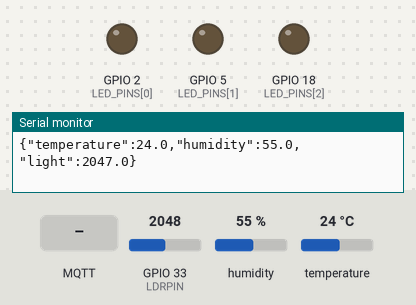
Bench run of a sketch on a simulated ESP32. Parts: output pins drawn as LEDs (lit = HIGH), the last lines printed to the serial monitor. Dashed ring = blinking. The inputs (shaded band) are chosen by the test bench; at power-on: humidity 55 %, GPIO 33 (LDRPIN) = 2048, temperature 24 °C (analog values on the 0–4095 scale). WiFi joins after 1.5 s; servers stay silent unless stated; EEPROM starts erased; no MQTT or app messages arrive unless stated.

Above: at 2.8 s.
2.9 s: humidity set to 79 %
5.2 s: humidity set to 82 %
At 9.4 s:
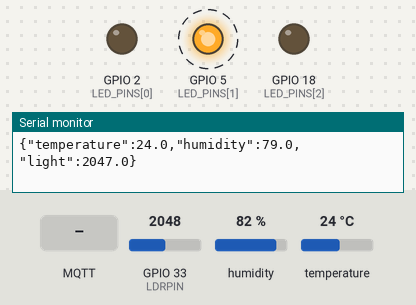
12.5 s: GPIO 33 (LDRPIN) set to 1148
16.0 s: GPIO 33 (LDRPIN) set to 1058
At 17.4 s:
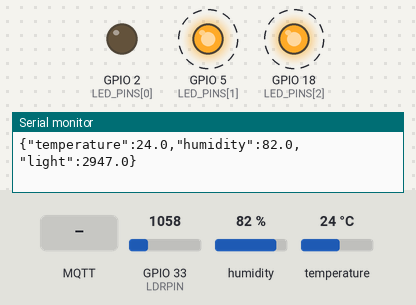
20.5 s: MQTT message "ON" arrives on the first subscribed topic
At 21.4 s:
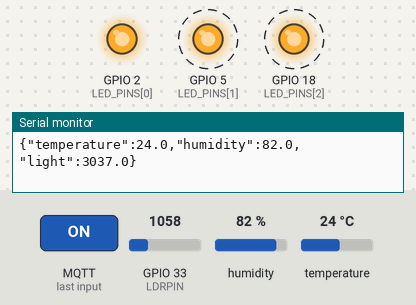
24.0 s: humidity set to 22 %
At 24.8 s:
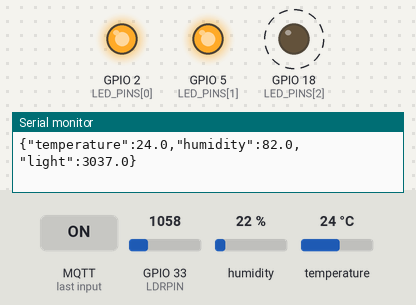
Timing chart, 0 to 30.0 s (numbered marks = the images above; inputs shaded):
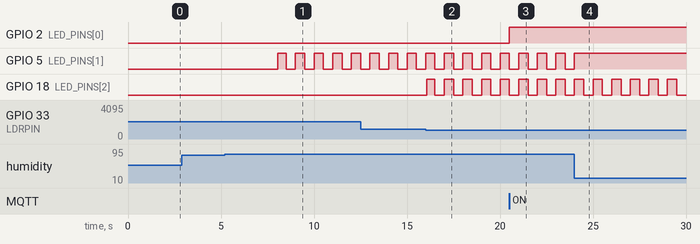

Measured:
- the behaviour switches between 80 and 81 % on humidity (found by bisection; images 0 and 1)
- the behaviour switches between 1095 and 1094 on GPIO 33 (LDRPIN) (found by bisection; images 1 and 2)
- after the input at 5.2 s, GPIO 5 (LED_PINS[1]): alternates HIGH for 0.50 s and LOW for 0.50 s, starting after 2.8 s
- after the input at 16.0 s, GPIO 18 (LED_PINS[2]): alternates HIGH for 0.50 s and LOW for 0.50 s, starting after 0.05 s
- after the input at 20.5 s, GPIO 2 (LED_PINS[0]): LOW → HIGH at once
- after the input at 24.0 s, GPIO 5 (LED_PINS[1]): goes on until 24.0 s, then stays HIGH

The sketch:

napmach.ino
```cpp
#include <Arduino.h>
#include <WiFi.h>
#include <PubSubClient.h>
#include <Preferences.h>
#include "DHT.h"
#include <stdlib.h>
#include "AlertCounter.h"

const char* ssid = "Hi";           // Tên Wi-Fi phát từ Laptop
const char* password = "27112005"; // Mật khẩu Wi-Fi
const char* mqtt_server = "172.20.10.4"; // IP của Laptop (Broker)
const int mqtt_port = 1884;

const char* mqtt_user = "B23DCCN294";
const char* mqtt_pass = "271105";


#define DHTPIN 4
#define LDRPIN 33
DHT dht(DHTPIN, DHT11);
WiFiClient wifi;
PubSubClient client(wifi);
Preferences preferences;
const uint8_t LED_PINS[] = {2, 5, 18};
const char* KEYS[] = {"temperature", "humidity", "light"};
const float LIMITS[] = {50, 100, 4095};
const char* CONTROL_TOPICS[] = {"esp32/led1/control", "esp32/led2/control", "esp32/led3/control"};
const char* STATUS_TOPICS[] = {"esp32/led1/status", "esp32/led2/status", "esp32/led3/status"};
float thresholds[] = {35, 80, 3000};
float readings[] = {NAN, NAN, NAN};
bool manualOn[] = {false, false, false};
bool blinking[] = {false, false, false};
AlertCounter alertCounters[3] = {};
portMUX_TYPE stateMux = portMUX_INITIALIZER_UNLOCKED;
unsigned long lastPublish = 0, lastReconnect = 0;

// Sampling and blinking keep running while MQTT/Wi-Fi reconnects.
void sensorTask(void*) {
  unsigned long lastSample = millis() - 2000;
  for (;;) {
    unsigned long current = millis();
    if (current - lastSample >= 2000) {
      lastSample = current;
      float temperature = dht.readTemperature();
      float humidity = dht.readHumidity();
      float light = 4095 - analogRead(LDRPIN);
      portENTER_CRITICAL(&stateMux);
      readings[0] = temperature;
      readings[1] = humidity;
      readings[2] = light;
      portEXIT_CRITICAL(&stateMux);
    }
    portENTER_CRITICAL(&stateMux);
    for (int i = 0; i < 3; i++) {
      // Count one episode on entering a warning, not each physical blink.
      // Missing readings stop blinking but do not split an existing episode.
      bool valid = !isnan(readings[i]);
      blinking[i] = valid && readings[i] > thresholds[i];
      alertCounters[i] = advanceAlertCounter(alertCounters[i], valid, blinking[i]);
      bool on = blinking[i] ? (current % 1000 < 500) : manualOn[i];
      digitalWrite(LED_PINS[i], on ? HIGH : LOW);
    }
    portEXIT_CRITICAL(&stateMux);
    vTaskDelay(pdMS_TO_TICKS(10));
  }
}

void publishAlertCounts() {
  uint32_t counts[3];
  portENTER_CRITICAL(&stateMux);
  for (int i = 0; i < 3; i++) counts[i] = alertCounters[i].count;
  portEXIT_CRITICAL(&stateMux);
  String payload = "{\"led1\":" + String(counts[0]) +
                   ",\"led2\":" + String(counts[1]) +
                   ",\"led3\":" + String(counts[2]) + "}";
  client.publish("esp32/leds/alert-counts", payload.c_str(), true);
}

void publishThreshold(int i) {
  String topic = "esp32/thresholds/" + String(KEYS[i]) + "/status";
  client.publish(topic.c_str(), String(thresholds[i], 3).c_str(), true);
}

void setManual(int i, bool on) {
  portENTER_CRITICAL(&stateMux);
  manualOn[i] = on;
  portEXIT_CRITICAL(&stateMux);
  // ON/OFF acknowledges the manual setting; warning overrides the physical pin.
  client.publish(STATUS_TOPICS[i], on ? "ON" : "OFF", true);
}

void callback(char* topic, byte* payload, unsigned int length) {
  String message;
  for (unsigned int i = 0; i < length; i++) message += (char)payload[i];
  for (int i = 0; i < 3; i++) {
    String thresholdTopic = "esp32/thresholds/" + String(KEYS[i]) + "/control";
    if (String(topic) == thresholdTopic) {
      char* end;
      float value = strtof(message.c_str(), &end);
      if (end == message.c_str() || *end != '\0' || !isfinite(value) || value < 0 || value > LIMITS[i]) return;
      portENTER_CRITICAL(&stateMux);
      thresholds[i] = value;
      portEXIT_CRITICAL(&stateMux);
      preferences.putFloat(KEYS[i], value);
      publishThreshold(i);
      return;
    }
  }
  if (message != "ON" && message != "OFF" && message != "1" && message != "0") return;
  bool on = message == "ON" || message == "1";
  for (int i = 0; i < 3; i++) {
    if (String(topic) == CONTROL_TOPICS[i] || String(topic) == "esp32/led_all/control") setManual(i, on);
  }
}

void reconnect() {
  if (WiFi.status() != WL_CONNECTED) return;
  String id = "ESP32-" + String((uint32_t)ESP.getEfuseMac(), HEX);
  if (!client.connect(id.c_str(), mqtt_user, mqtt_pass, "esp32/status", 1, true, "STATUS: OFFLINE")) return;
  client.publish("esp32/status", "STATUS: ONLINE", true);
  client.subscribe("esp32/led_all/control");
  for (int i = 0; i < 3; i++) {
    client.subscribe(CONTROL_TOPICS[i], 1);
    String topic = "esp32/thresholds/" + String(KEYS[i]) + "/control";
    client.subscribe(topic.c_str(), 1);
    client.publish(STATUS_TOPICS[i], manualOn[i] ? "ON" : "OFF", true);
    publishThreshold(i);
  }
  publishAlertCounts();
}

void setup() {
  Serial.begin(115200);
  preferences.begin("iot-thresholds", false);
  for (int i = 0; i < 3; i++) {
    // On first boot the key is absent; keep the default without a failed read.
    if (preferences.isKey(KEYS[i])) {
      float saved = preferences.getFloat(KEYS[i], thresholds[i]);
      if (isfinite(saved) && saved >= 0 && saved <= LIMITS[i]) thresholds[i] = saved;
    }
    pinMode(LED_PINS[i], OUTPUT);
    digitalWrite(LED_PINS[i], LOW);
  }
  analogReadResolution(12);
  pinMode(LDRPIN, INPUT);
  pinMode(DHTPIN, INPUT_PULLUP);
  dht.begin();
  xTaskCreate(sensorTask, "sensor-led", 4096, nullptr, 1, nullptr);
  WiFi.mode(WIFI_STA);
  WiFi.setAutoReconnect(true);
  WiFi.begin(ssid, password);
  client.setServer(mqtt_server, mqtt_port);
  client.setCallback(callback);
  client.setBufferSize(512);
  client.setSocketTimeout(1);
}

void loop() {
  unsigned long current = millis();
  if (!client.connected() && current - lastReconnect >= 2000) {
    lastReconnect = current;
    reconnect();
  }
  if (client.connected()) client.loop();
  if (current - lastPublish >= 2000) {
    lastPublish = current;
    float values[3];
    portENTER_CRITICAL(&stateMux);
    for (int i = 0; i < 3; i++) values[i] = readings[i];
    portEXIT_CRITICAL(&stateMux);
    String payload = "{";
    for (int i = 0; i < 3; i++) {
      if (!isnan(values[i])) payload += "\"" + String(KEYS[i]) + "\":" + String(values[i], 1) + ",";
    }
    if (isnan(values[0]) || isnan(values[1])) payload += "\"error\":\"Loi doc DHT11!\",";
    if (payload.endsWith(",")) payload.remove(payload.length() - 1);
    payload += "}";
    Serial.println(payload);
    if (client.connected()) {
      client.publish("esp32/sensor/data", payload.c_str());
      publishAlertCounts();
    }
  }
  delay(5);
}
```

AlertCounter.h
```cpp
#pragma once
#include <stdint.h>

struct AlertCounter {
  uint32_t count;
  bool active;
};

// Invalid readings preserve the episode until a valid normal reading rearms it.
constexpr AlertCounter advanceAlertCounter(AlertCounter previous, bool valid, bool exceeded) {
  return !valid ? previous : AlertCounter{
    previous.count + ((exceeded && !previous.active && previous.count < UINT32_MAX) ? 1u : 0u),
    exceeded
  };
}
```
